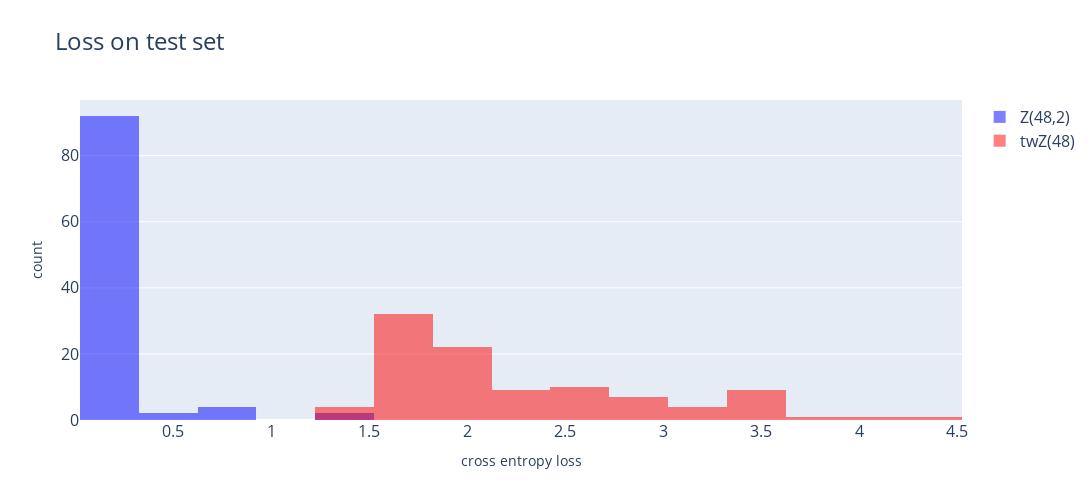

Notebook source saved alongside this figure:
### Code cell
loss_fig.update_layout(
    dict(
        width=1600,height=500,
        xaxis=dict(title='cross entropy loss', tickfont=dict(size=16), titlefont=dict(size=20)),
        yaxis=dict(title='count', tickfont=dict(size=16), titlefont=dict(size=20)),
        title=dict(text="Loss on test set", font=dict(size=24)),
        legend=dict(
            font=dict(size=16)  # Legend font size
        )
    )
)
loss_fig.show()
